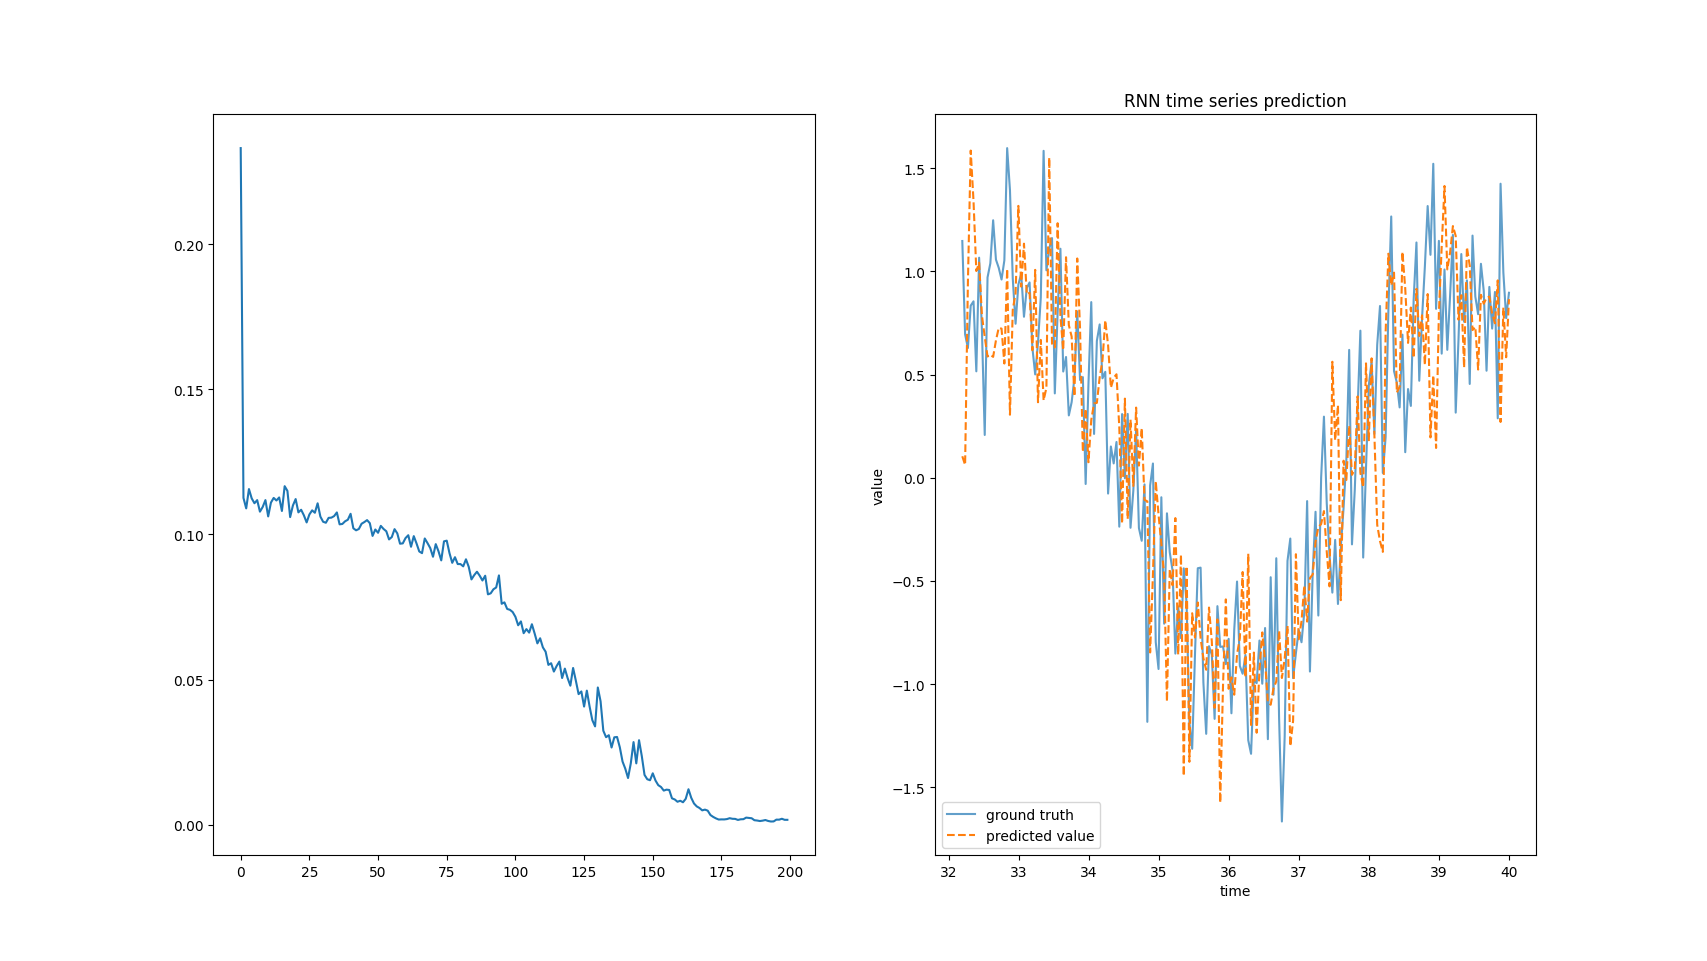

Here is the Python script that generated this plot:
import torch
import torch.nn as nn
import torch.optim as optim
import torch.nn.functional as F
import numpy as np
import matplotlib.pyplot as plt

time_steps = np.linspace(0, 40, 1000)
data = np.sin(time_steps) + 0.3 * np.random.randn(1000)

seq_len = 20
X, y = [], [] 
for i in range(len(data) - seq_len):
    X.append(data[i:i + seq_len])
    y.append(data[i + seq_len])
X = np.array(X)
y = np.array(y)
X = torch.tensor(X,dtype=torch.float32).unsqueeze(2)  # Shape: (batch_size, seq_len, 1)
y = torch.tensor(y,dtype=torch.float32).unsqueeze(1)  # Shape: (batch_size, 1)
print("X shape:", X.shape, "y shape:", y.shape)
train_size = int(len(X) * 0.8)
X_train, X_test = X[:train_size], X[train_size:]
y_train, y_test = y[:train_size], y[train_size:]


class RNNModel(nn.Module):
    def __init__(self):
        super(RNNModel, self).__init__()
        self.rnn = nn.LSTM(
            input_size=1, 
            hidden_size=50, 
            num_layers=1, 
            batch_first=True
        )
        self.out = nn.Linear(50, 1)
    def forward(self, x ,hidden):
        r_out, hidden = self.rnn(x, hidden)
        out = self.out(r_out[:, -1, :])
        return out, hidden

model = RNNModel()
optimizer = optim.Adam(model.parameters(), lr=0.01)
criterion = nn.MSELoss()

EPOCHS = 200
BATCH_SIZE = 32

train_dataset = torch.utils.data.TensorDataset(X_train, y_train)
train_loader = torch.utils.data.DataLoader(train_dataset, batch_size=BATCH_SIZE, shuffle=True)

train_loss_list = []

for epoch in range(EPOCHS):
    model.train()
    train_loss = 0.0
    for i, (inputs, targets) in enumerate(train_loader):
        optimizer.zero_grad()
        hidden = None
        outputs, hidden = model(inputs, hidden)
        loss = criterion(outputs, targets)
        loss.backward()
        optimizer.step()
        train_loss += loss.item()
    
    if (epoch + 1) % 10 == 0:
        print(f'Epoch [{epoch + 1}/{EPOCHS}], Loss: {train_loss / len(train_loader):.4f}')
    train_loss_list.append(train_loss / len(train_loader))

model.eval()
preds = []
with torch.no_grad():
    hidden = None
    pred, _ = model(X_test, hidden)
    preds = pred.numpy()

# 可视化：真实值 vs 预测值
plt.subplot(1, 2, 1)
plt.plot(train_loss_list, label='training loss')
plt.subplot(1, 2, 2)
plt.plot(time_steps[train_size+seq_len:], y_test.numpy(), label='ground truth', alpha=0.7)
plt.plot(time_steps[train_size+seq_len:], preds, label='predicted value', linestyle='--')
plt.xlabel('time')
plt.ylabel('value')
plt.legend()
plt.title('RNN time series prediction')
plt.show()
